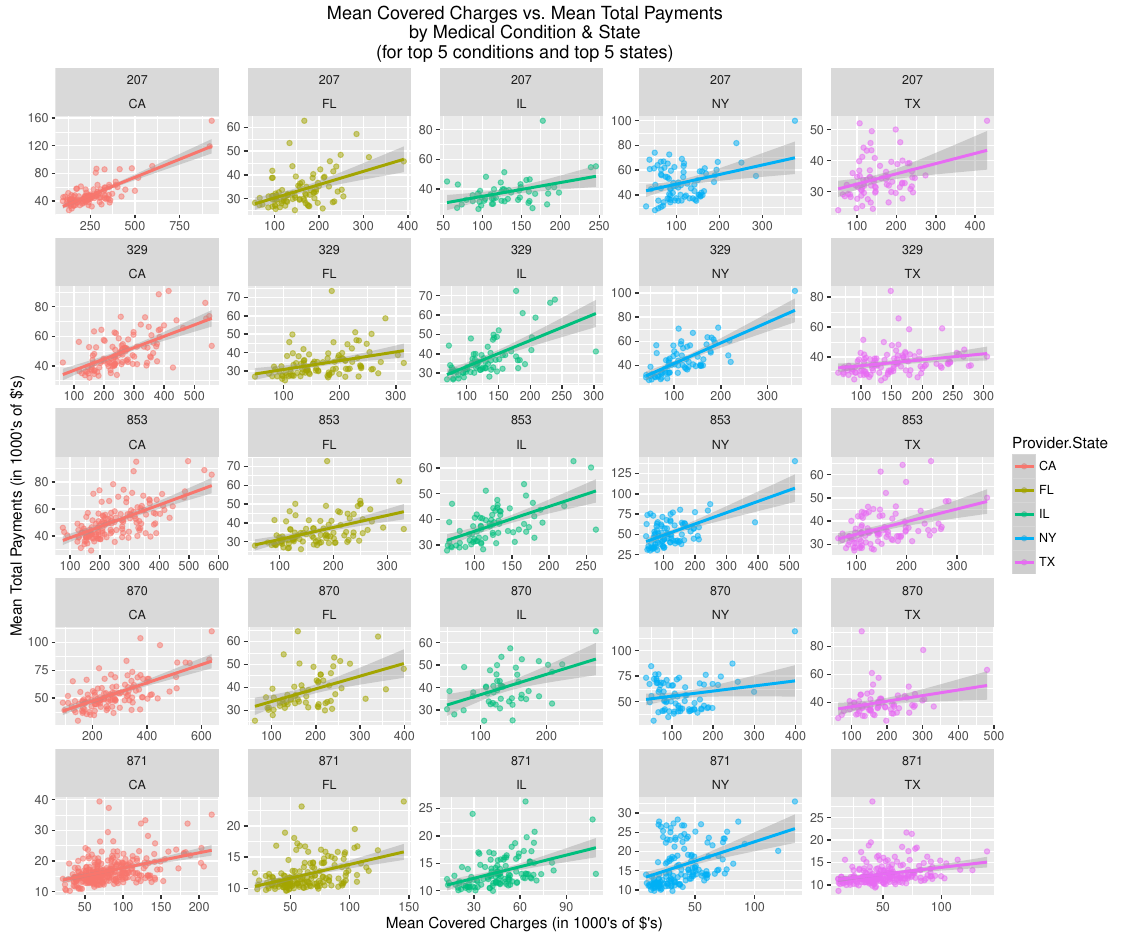

Generate this figure with R:
library(ggplot2)
library(dplyr)

payments <- read.csv("payments.csv", stringsAsFactors = FALSE)

#transform currency columns to numeric (remove $  and ,)
payments$Average.Covered.Charges <- as.numeric(gsub("[$,]", "", payments$Average.Covered.Charges))
payments$Average.Total.Payments <- as.numeric(gsub("[$,]", "", payments$Average.Total.Payments))
#make state a factor; add column DRG as number extracted from DRG.Definition
payments <- transform(payments,
                      Provider.State = factor(Provider.State),
                      DRG = sub("(^[0-9]+) - .*", "\\1", DRG.Definition))

#group by DRG and then state, and summarize the totals
sub <- payments %>%
    group_by(DRG, Provider.State) %>%
    summarize(totCov = sum(Average.Covered.Charges), totPay = sum(Average.Total.Payments))

#get the top state in avg total payments for each DRG; sort desc by avg total payments
sub1 <- sub %>% group_by(DRG) %>% arrange(desc(totPay)) %>% slice(1) %>% arrange(desc(totPay))
#get top 5 DRGs
topDRGs <- head(sub1$DRG, 5)
#subset top DRGs
sub2 <- subset(sub, DRG %in% topDRGs)
#pick top 5 states in each DRG
topDrgStates <- sub2 %>% arrange(desc(totPay)) %>% slice(1:5)

#now that we have top 5 DRGs and top 5 states within them
topPayments <- subset(payments,
                      DRG %in% topDrgStates$DRG & Provider.State %in% topDrgStates$Provider.State)

g <- ggplot(topPayments, aes(Average.Covered.Charges/1000, Average.Total.Payments/1000, color = Provider.State)) +
    facet_wrap(DRG ~ Provider.State, scales = "free") +
    geom_point(alpha = 1/2) +
    geom_smooth(method = "lm") +
    xlab("Mean Covered Charges (in 1000's of $'s)") +
    ylab("Mean Total Payments (in 1000's of $'s)") +
    labs(title = "Mean Covered Charges vs. Mean Total Payments\nby Medical Condition & State\n(for top 5 conditions and top 5 states)")

ggsave("plot2.pdf", plot = g)
